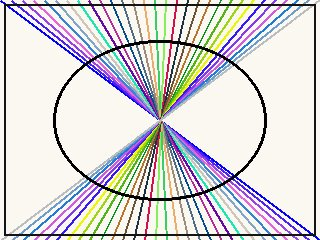
#> input picture test/host/jpgvec/base.jpg, 320 x 240 px
$ python mksprites.py host/jpgvec/base.jpg host/jpgvec/prog.jpg
#> lines starting #> are read from the running program, lines starting #| are printed output that depends on the picture
#!/usr/bin/env python3
"""
Build the !Sprites file for the Viewer application from a PNG.

RISC OS sprite conventions used here were taken from the applications
already installed on the target, not from memory:

  * a large application icon is 68 pixels tall at 180x180 dpi (so one
    pixel is one OS unit) - !PipeDream, !PrivatEye and !SciCalc all do
    this; the small icon is 34 tall
  * for a 32bpp (type 6) sprite, bit 31 of the mode word selects an
    8bpp alpha mask instead of the usual 1bpp one.  !PackMan and
    !Store ship &B01680B5 with a 40-byte mask row for 37 pixels;
    !Git ships &301680B5 with an 8-byte row.  Same type, same dpi -
    bit 31 is the only difference.

Sprites already in the destination file that we do not generate (the
filetype icons) are carried over untouched.

Copyright (c) RISC OS Technologies 2026.
SPDX-License-Identifier: CDDL-1.0
Licensed under the Common Development and Distribution License 1.0; see LICENSE.
"""

import struct
import sys

from PIL import Image

# 32bpp, 180x180 dpi, alpha mask (bit 31)
MODE_32BPP_180_ALPHA = (1 << 31) | (6 << 27) | (180 << 14) | (180 << 1) | 1


def build_sprite(name, img, height):
    """One sprite block: 44-byte header, XRGB32 image, 8bpp alpha."""
    w0, h0 = img.size
    width = max(1, round(w0 * height / h0))
    im = img.convert("RGBA").resize((width, height), Image.LANCZOS)
    px = im.load()

    image = bytearray()
    for y in range(height):
        for x in range(width):
            r, g, b, _a = px[x, y]
            image += bytes((r, g, b, 0))       # little-endian XRGB

    maskrow = ((width + 3) // 4) * 4           # 1 byte per pixel, word aligned
    mask = bytearray()
    for y in range(height):
        row = bytearray(maskrow)
        for x in range(width):
            row[x] = px[x, y][3]
        mask += row

    hdr = bytearray(44)
    nm = name.encode("latin1")[:12]
    hdr[4:4 + len(nm)] = nm
    struct.pack_into(
        "<7I", hdr, 16,
        width - 1,              # width in words - 1 (32bpp: 1 word/pixel)
        height - 1,             # height in scanlines - 1
        0,                      # first bit used
        31,                     # last bit used
        44,                     # offset to image
        44 + len(image),        # offset to mask
        MODE_32BPP_180_ALPHA,
    )
    block = bytes(hdr) + bytes(image) + bytes(mask)
    return struct.pack("<I", len(block)) + block[4:]


def read_existing(path):
    """Return {name: raw block} for the sprites already in a file."""
    try:
        d = open(path, "rb").read()
    except IOError:
        return {}
    if len(d) < 12:
        return {}
    count, first, _free = struct.unpack("<3I", d[0:12])
    out, off = {}, first - 4
    for _ in range(count):
        if off + 44 > len(d):
            break
        nxt, = struct.unpack("<I", d[off:off + 4])
        if nxt <= 0 or off + nxt > len(d):
            break
        name = d[off + 4:off + 16].split(b"\0")[0].decode("latin1")
        out[name] = d[off:off + nxt]
        off += nxt
    return out


def main():
    if len(sys.argv) != 3:
        sys.exit("usage: mksprites.py <icon.png> <!Sprites file>")
    png, dest = sys.argv[1], sys.argv[2]

    img = Image.open(png)
#> img is the input picture: PIL image 320x240 RGB; mean R, G, B 211.5, 209.7, 210.2
    keep = read_existing(dest)
    blocks = [
        build_sprite("!viewer", img, 68),
        build_sprite("sm!viewer", img, 34),
    ]
#> in build_sprite, `im = img.convert("RGBA").resize((width, height), Image.LANCZOS)`:
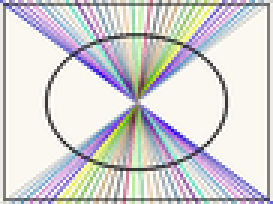
#> im: PIL image 91x68 RGBA (shown 3 times larger); mean R, G, B, A 210.6, 209, 209.9, 255
#> call 2 of build_sprite, with name = 'sm!viewer', height = 34
#> in build_sprite (call 2), `width = max(1, round(w0 * height / h0))`: width = 45
#> in build_sprite (call 2), `im = img.convert("RGBA").resize((width, height), Image.LANCZOS)`:
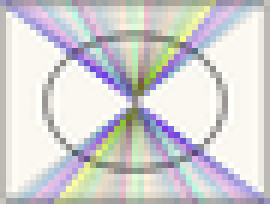
#> im: PIL image 45x34 RGBA (shown 6 times larger); mean R, G, B, A 210.1, 208.6, 209.3, 255
#> in build_sprite (call 2), `maskrow = ((width + 3) // 4) * 4`: maskrow = 48
    generated = {"!viewer", "sm!viewer"}
    for name, raw in keep.items():
        if name not in generated:
            blocks.append(raw)               # filetype icons, untouched
#> after the loop, blocks = 2 items

    body = b"".join(blocks)
    header = struct.pack("<3I", len(blocks), 16, len(body) + 16)
    open(dest, "wb").write(header + body)

    print("%s: %d sprites, %d bytes" % (dest, len(blocks), len(body) + 12))
#| host/jpgvec/prog.jpg: 2 sprites, 38860 bytes
    for b in blocks:
        name = b[4:16].split(b"\0")[0].decode("latin1")
        ww, hl = struct.unpack("<2I", b[16:24])
        mode, = struct.unpack("<I", b[40:44])
        print("   %-12s %dx%d  mode &%08X" % (name, ww + 1, hl + 1, mode))
#> this loop made 2 passes
#> (name, ww, hl, mode) on passes 1 to 2: ('!viewer', 90, 67, 2955739497), ('sm!viewer', 44, 33, 2955739497)
#|    !viewer      91x68  mode &B02D0169
#|    sm!viewer    45x34  mode &B02D0169


if __name__ == "__main__":
    main()

$ run again, on test/host/jpgvec/progbig.jpg
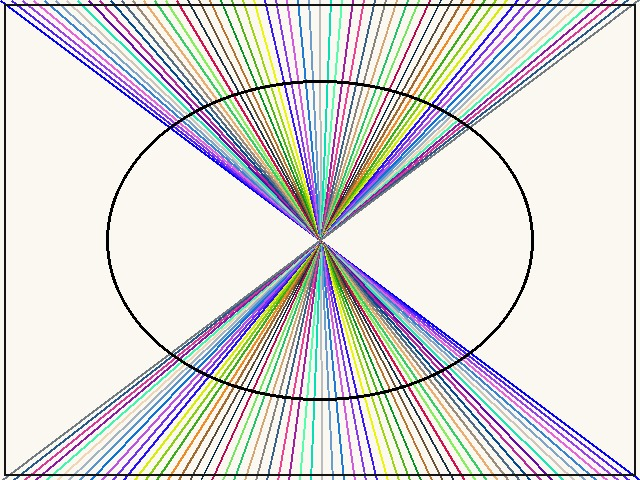
#> input picture test/host/jpgvec/progbig.jpg, 640 x 480 px
#> in main, img is the input picture: PIL image 640x480 RGB; mean R, G, B 217.7, 216.3, 214.1
#> in build_sprite, `im = img.convert("RGBA").resize((width, height), Image.LANCZOS)`:
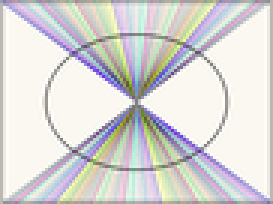
#> im: PIL image 91x68 RGBA (shown 3 times larger); mean R, G, B, A 217, 215.7, 213.7, 255
#> width = 45
#> in build_sprite (call 2), `im = img.convert("RGBA").resize((width, height), Image.LANCZOS)`:
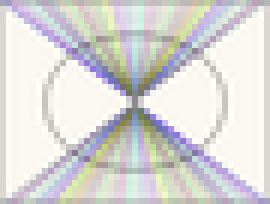
#> im: PIL image 45x34 RGBA (shown 6 times larger); mean R, G, B, A 217.5, 216.3, 214.2, 255
#> maskrow = 48
#> after the loop in main, `for name, raw in keep.items():`: blocks = 2 items
#| host/jpgvec/progbig.jpg: 2 sprites, 38860 bytes
#> the loop in main, `for b in blocks:` made 2 passes
#> (name, ww, hl, mode) on passes 1 to 2: ('!viewer', 90, 67, 2955739497), ('sm!viewer', 44, 33, 2955739497)
#> (printed output is left out)
